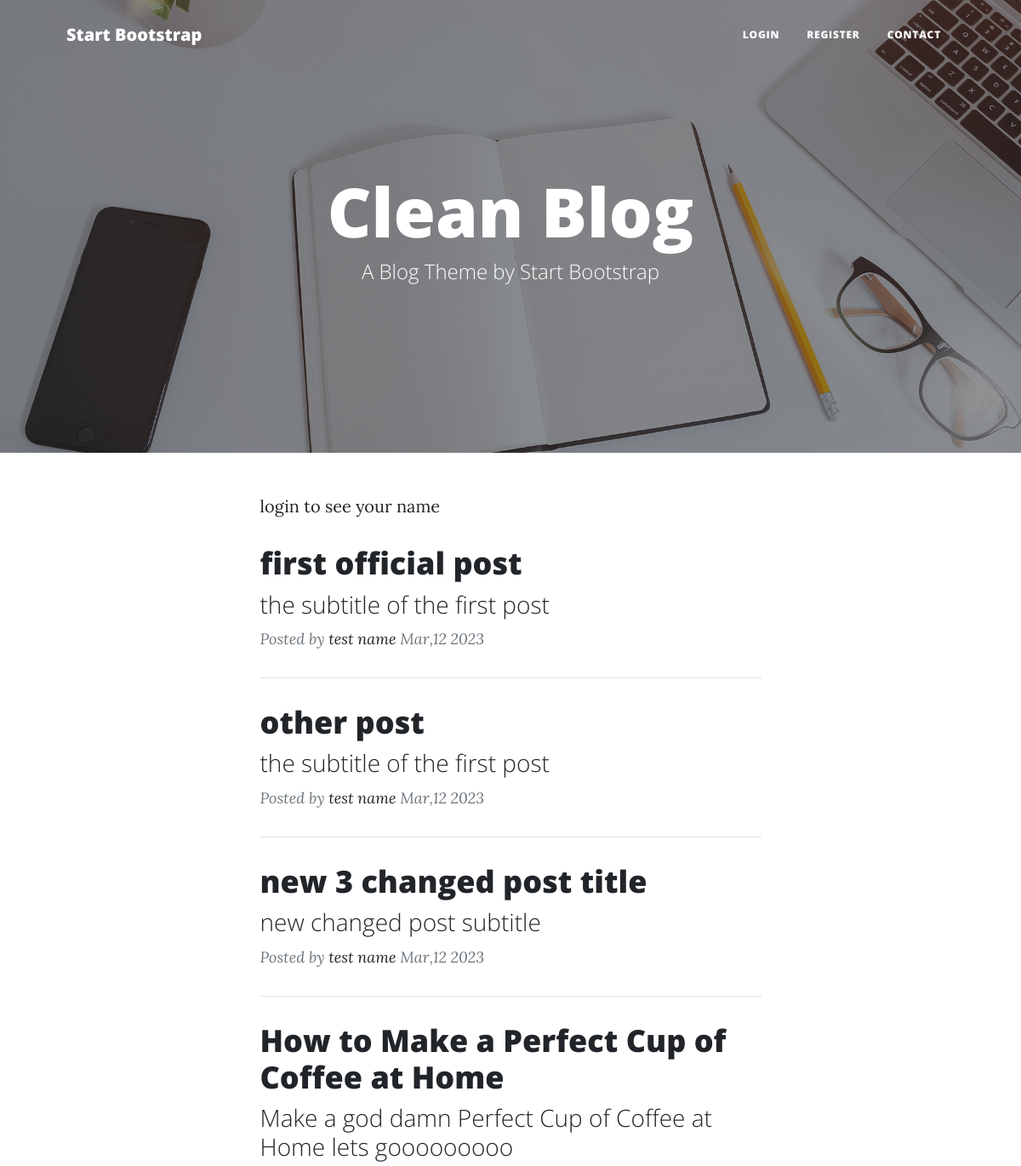
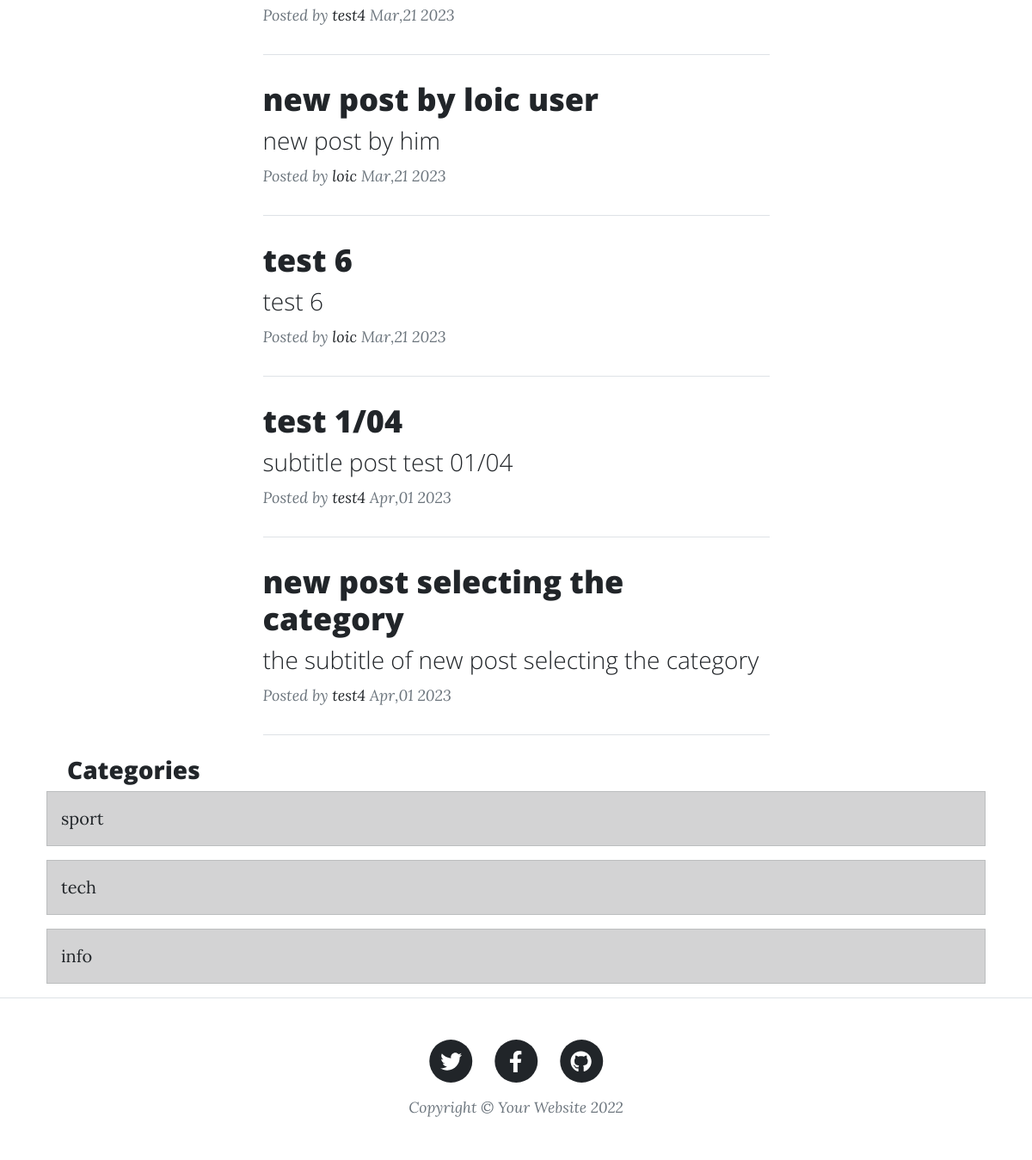
The page / on the database its author committed (2 pictures, top to bottom).
### tables this page shows
CREATE TABLE IF NOT EXISTS `posts` (
  `postID` int NOT NULL AUTO_INCREMENT,
  `title` varchar(200) NOT NULL,
  `subtitle` varchar(200) NOT NULL,
  `body` text NOT NULL,
  `image` varchar(200) NOT NULL,
  `user_id` varchar(3) NOT NULL,
  `create_at` timestamp NOT NULL DEFAULT CURRENT_TIMESTAMP,
  `username` varchar(200) NOT NULL,
  `post_cat` int NOT NULL DEFAULT '1',
  PRIMARY KEY (`postID`)
);

CREATE TABLE IF NOT EXISTS `categories` (
  `catID` int NOT NULL AUTO_INCREMENT,
  `category_name` varchar(200) NOT NULL DEFAULT '0',
  `created_at` timestamp NOT NULL DEFAULT CURRENT_TIMESTAMP,
  PRIMARY KEY (`catID`)
);

### includes/show_post_cat_query.php (called while the page is built)
<?php
$catquyery = "SELECT * FROM categories";
$catresult = $conn->query($catquyery);
$catRows = array();
while ($catRow = $catresult->fetch_object()) {
    $catRows[] = $catRow;
}

### index.php (the view)
<?php
require_once "./includes/header.php";
require_once "./config/config.php";
$query = "SELECT * FROM posts";
$result = $conn->query($query);
$rows = array();
while ($row = $result->fetch_object()) {
    $rows[] = $row;
}
require_once "./includes/show_post_cat_query.php";
?>
<div class="row gx-4 gx-lg-5 justify-content-center">
    <div class="col-md-10 col-lg-8 col-xl-7">
        <?php
        if (isset($_SESSION['username'])) {
            echo '<p class="alert alert-success"> hello ' . $_SESSION['username'] . ' ID is ' . $_SESSION['user_id'] . "</p>";
        } else {
            echo "login to see your name";
        }
        ?>
    </div>
    <div class="col-md-10 col-lg-8 col-xl-7">
        <?php foreach ($rows as $row) : ?>
            <div class="post-preview">
                <a href="http://localhost/clean_post/posts/post.php?post_id=<?php echo $row->postID;; ?>">
                    <h2 class="post-title"><?php echo $row->title; ?></h2>
                    <h3 class="post-subtitle"><?php echo $row->subtitle; ?></h3>
                </a>
                <p class="post-meta">
                    Posted by
                    <a href="#!"><?php echo $row->username ?></a>
                    <?php echo date('M', strtotime($row->create_at)) . ',' . date('d', strtotime($row->create_at)) . ' ' . date('Y', strtotime($row->create_at)); ?>
                </p>
            </div>
            <hr class="my-4" />
        <?php endforeach; ?>
    </div>
    <h3 class="h3">Categories</h3>
    <?php foreach ($catRows as $catRow) { ?>
        <div class="alert alert-dark" role="alert">
            <a href="http://localhost/clean_post/categories/category.php?cat_id=<?php echo $catRow->catID; ?>"><?php echo $catRow->category_name; ?></a>
        </div>
    <?php } ?>
</div>
<?php
require_once "./includes/footer.php";
?>

### includes/navbar.php (shortened to what this page needs)
<!DOCTYPE html>
<html lang="en">
<head>
    <link href="http://localhost/clean_post/css/styles.css" rel="stylesheet" />
</head>
<body>
    <nav class="navbar navbar-expand-lg navbar-light" id="mainNav">
        <div class="container px-4 px-lg-5">
            <a class="navbar-brand" href="http://localhost/clean_post/index.php">Start Bootstrap</a>
            <div class="collapse navbar-collapse" id="navbarResponsive">
                <ul class="navbar-nav ms-auto py-4 py-lg-0">
                    <?php if (isset($_SESSION['username'])) : ?>
                        <li class="nav-item"><a class="nav-link px-lg-3 py-3 py-lg-4" href="http://localhost/clean_post/index.php">Home</a></li>
                        <li class="nav-item"><a class="nav-link px-lg-3 py-3 py-lg-4" href="http://localhost/clean_post/posts/create.php">create</a>
                        </li>
                        <li class="nav-item dropdown ">
                            <a class="btn dropdown-toggle" href="#" role="button" id="dropdownMenuLink" data-bs-toggle="dropdown" aria-expanded="false">
                                <?php echo $_SESSION['username']; ?>
                            </a>
                            <ul class="dropdown-menu" aria-labelledby="dropdownMenuLink">
                                <li><a class="dropdown-item" href="http://localhost/clean_post/auth/profile.php?user_id=<?php echo $_SESSION['user_id']; ?>">profile</a></li>
                                <li><a class="dropdown-item" href="http://localhost/clean_post/auth/logout.php">Logout</a></li>
                            </ul>
                        </li>
                    <?php else : ?>
                        <li class="nav-item"><a class="nav-link px-lg-3 py-3 py-lg-4" href="http://localhost/clean_post/auth/login.php">login</a></li>
                        <li class="nav-item"><a class="nav-link px-lg-3 py-3 py-lg-4" href="http://localhost/clean_post/auth/register.php">register</a></li>
                    <?php endif; ?>
                    <li class="nav-item"><a class="nav-link px-lg-3 py-3 py-lg-4" href="http://localhost/clean_post/contact.php">Contact</a>
                    </li>
                </ul>
            </div>
        </div>
    </nav>

### includes/header.php
<?php require "navbar.php" ?>
    <header class="masthead" style="background-image: url('http://localhost/clean_post/assets/img/home-bg.jpg')">
        <div class="container position-relative px-4 px-lg-5">
            <div class="row gx-4 gx-lg-5 justify-content-center">
                <div class="col-md-10 col-lg-8 col-xl-7">
                    <div class="site-heading">
                        <h1>Clean Blog</h1>
                        <span class="subheading">A Blog Theme by Start Bootstrap</span>
                    </div>
                </div>
            </div>
        </div>
    </header>
    <div class="container px-4 px-lg-5">

### includes/footer.php (shortened to what this page needs)
        </div>
        <footer class="border-top">
            <div class="container px-4 px-lg-5">
                <div class="row gx-4 gx-lg-5 justify-content-center">
                    <div class="col-md-10 col-lg-8 col-xl-7">
                        <ul class="list-inline text-center">
                            <li class="list-inline-item">
                                <a href="#!">
                                    <span class="fa-stack fa-lg">
                                        <i class="fas fa-circle fa-stack-2x"></i>
                                        <i class="fab fa-twitter fa-stack-1x fa-inverse"></i>
                                    </span>
                                </a>
                            </li>
                            <li class="list-inline-item">
                                <a href="#!">
                                    <span class="fa-stack fa-lg">
                                        <i class="fas fa-circle fa-stack-2x"></i>
                                        <i class="fab fa-facebook-f fa-stack-1x fa-inverse"></i>
                                    </span>
                                </a>
                            </li>
                            <li class="list-inline-item">
                                <a href="#!">
                                    <span class="fa-stack fa-lg">
                                        <i class="fas fa-circle fa-stack-2x"></i>
                                        <i class="fab fa-github fa-stack-1x fa-inverse"></i>
                                    </span>
                                </a>
                            </li>
                        </ul>
                        <div class="small text-center text-muted fst-italic">Copyright &copy; Your Website 2022</div>
                    </div>
                </div>
            </div>
        </footer>
    </body>
</html>

### rows shown on the page
posts: title "first official post", subtitle "the subtitle of the first post", username "test name", create_at "Mar", create_at "12", create_at "2023"
posts: title "other post", subtitle "the subtitle of the first post", username "test name", create_at "Mar", create_at "12", create_at "2023"
posts: title "new 3 changed post title", subtitle "new changed post subtitle", username "test name", create_at "Mar", create_at "12", create_at "2023"
posts: title "How to Make a Perfect Cup of Coffee at Home", subtitle "Make a god damn Perfect Cup of Coffee at Home lets gooooooooo", username "test4", create_at "Mar", create_at "21", create_at "2023"
posts: title "new post by loic user", subtitle "new post by him", username "loic", create_at "Mar", create_at "21", create_at "2023"
posts: title "test 6", subtitle "test 6", username "loic", create_at "Mar", create_at "21", create_at "2023"
posts: title "test 1/04", subtitle "subtitle post test 01/04", username "test4", create_at "Apr", create_at "01", create_at "2023"
posts: title "new post selecting the category", subtitle "the subtitle of new post selecting the category", username "test4", create_at "Apr", create_at "01", create_at "2023"
categories: category_name "sport"
categories: category_name "tech"
categories: category_name "info"
